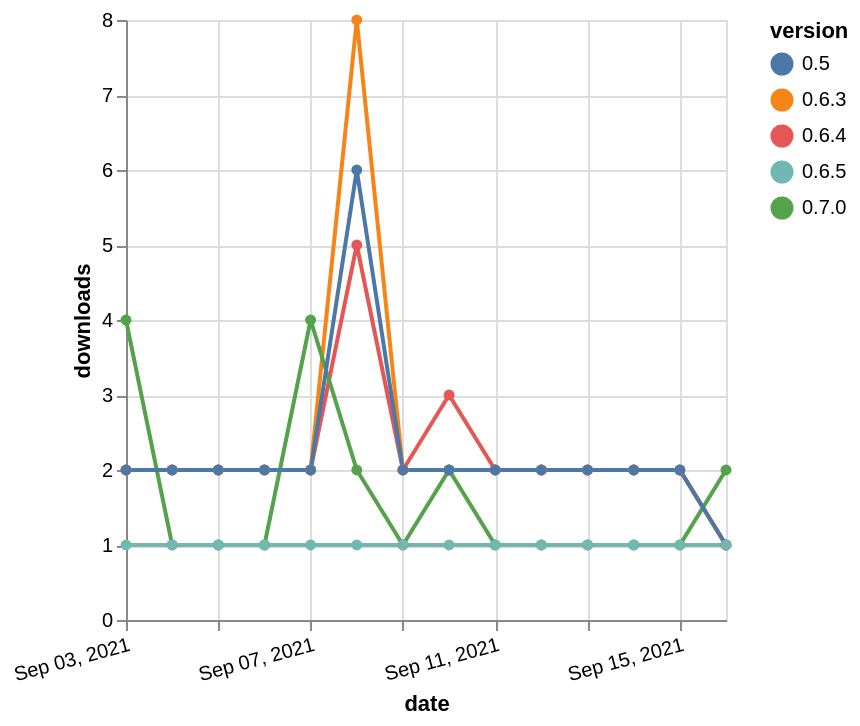

Express this chart as Vega-Lite.
### Vega-Lite specification from a JSON file in a GitHub repository (floating-point values rounded to 4 significant figures)
{"$schema": "https://vega.github.io/schema/vega-lite/v5.json", "description": "A simple bar chart with embedded data.", "data": {"values": [{"date": "2021-09-03", "total": 3103, "delta": 2, "version": "0.6.4"}, {"date": "2021-09-04", "total": 3105, "delta": 2, "version": "0.6.4"}, {"date": "2021-09-05", "total": 3107, "delta": 2, "version": "0.6.4"}, {"date": "2021-09-06", "total": 3109, "delta": 2, "version": "0.6.4"}, {"date": "2021-09-07", "total": 3111, "delta": 2, "version": "0.6.4"}, {"date": "2021-09-08", "total": 3116, "delta": 5, "version": "0.6.4"}, {"date": "2021-09-09", "total": 3118, "delta": 2, "version": "0.6.4"}, {"date": "2021-09-10", "total": 3121, "delta": 3, "version": "0.6.4"}, {"date": "2021-09-11", "total": 3123, "delta": 2, "version": "0.6.4"}, {"date": "2021-09-12", "total": 3125, "delta": 2, "version": "0.6.4"}, {"date": "2021-09-13", "total": 3127, "delta": 2, "version": "0.6.4"}, {"date": "2021-09-14", "total": 3129, "delta": 2, "version": "0.6.4"}, {"date": "2021-09-15", "total": 3131, "delta": 2, "version": "0.6.4"}, {"date": "2021-09-16", "total": 3132, "delta": 1, "version": "0.6.4"}, {"date": "2021-09-03", "total": 3048, "delta": 2, "version": "0.6.3"}, {"date": "2021-09-04", "total": 3050, "delta": 2, "version": "0.6.3"}, {"date": "2021-09-05", "total": 3052, "delta": 2, "version": "0.6.3"}, {"date": "2021-09-06", "total": 3054, "delta": 2, "version": "0.6.3"}, {"date": "2021-09-07", "total": 3056, "delta": 2, "version": "0.6.3"}, {"date": "2021-09-08", "total": 3064, "delta": 8, "version": "0.6.3"}, {"date": "2021-09-09", "total": 3066, "delta": 2, "version": "0.6.3"}, {"date": "2021-09-10", "total": 3068, "delta": 2, "version": "0.6.3"}, {"date": "2021-09-11", "total": 3070, "delta": 2, "version": "0.6.3"}, {"date": "2021-09-12", "total": 3072, "delta": 2, "version": "0.6.3"}, {"date": "2021-09-13", "total": 3074, "delta": 2, "version": "0.6.3"}, {"date": "2021-09-14", "total": 3076, "delta": 2, "version": "0.6.3"}, {"date": "2021-09-15", "total": 3078, "delta": 2, "version": "0.6.3"}, {"date": "2021-09-16", "total": 3079, "delta": 1, "version": "0.6.3"}, {"date": "2021-09-03", "total": 372, "delta": 4, "version": "0.7.0"}, {"date": "2021-09-04", "total": 373, "delta": 1, "version": "0.7.0"}, {"date": "2021-09-05", "total": 374, "delta": 1, "version": "0.7.0"}, {"date": "2021-09-06", "total": 375, "delta": 1, "version": "0.7.0"}, {"date": "2021-09-07", "total": 379, "delta": 4, "version": "0.7.0"}, {"date": "2021-09-08", "total": 381, "delta": 2, "version": "0.7.0"}, {"date": "2021-09-09", "total": 382, "delta": 1, "version": "0.7.0"}, {"date": "2021-09-10", "total": 384, "delta": 2, "version": "0.7.0"}, {"date": "2021-09-11", "total": 385, "delta": 1, "version": "0.7.0"}, {"date": "2021-09-12", "total": 386, "delta": 1, "version": "0.7.0"}, {"date": "2021-09-13", "total": 387, "delta": 1, "version": "0.7.0"}, {"date": "2021-09-14", "total": 388, "delta": 1, "version": "0.7.0"}, {"date": "2021-09-15", "total": 389, "delta": 1, "version": "0.7.0"}, {"date": "2021-09-16", "total": 391, "delta": 2, "version": "0.7.0"}, {"date": "2021-09-03", "total": 4810, "delta": 2, "version": "0.5"}, {"date": "2021-09-04", "total": 4812, "delta": 2, "version": "0.5"}, {"date": "2021-09-05", "total": 4814, "delta": 2, "version": "0.5"}, {"date": "2021-09-06", "total": 4816, "delta": 2, "version": "0.5"}, {"date": "2021-09-07", "total": 4818, "delta": 2, "version": "0.5"}, {"date": "2021-09-08", "total": 4824, "delta": 6, "version": "0.5"}, {"date": "2021-09-09", "total": 4826, "delta": 2, "version": "0.5"}, {"date": "2021-09-10", "total": 4828, "delta": 2, "version": "0.5"}, {"date": "2021-09-11", "total": 4830, "delta": 2, "version": "0.5"}, {"date": "2021-09-12", "total": 4832, "delta": 2, "version": "0.5"}, {"date": "2021-09-13", "total": 4834, "delta": 2, "version": "0.5"}, {"date": "2021-09-14", "total": 4836, "delta": 2, "version": "0.5"}, {"date": "2021-09-15", "total": 4838, "delta": 2, "version": "0.5"}, {"date": "2021-09-16", "total": 4839, "delta": 1, "version": "0.5"}, {"date": "2021-09-03", "total": 208, "delta": 1, "version": "0.6.5"}, {"date": "2021-09-04", "total": 209, "delta": 1, "version": "0.6.5"}, {"date": "2021-09-05", "total": 210, "delta": 1, "version": "0.6.5"}, {"date": "2021-09-06", "total": 211, "delta": 1, "version": "0.6.5"}, {"date": "2021-09-07", "total": 212, "delta": 1, "version": "0.6.5"}, {"date": "2021-09-08", "total": 213, "delta": 1, "version": "0.6.5"}, {"date": "2021-09-09", "total": 214, "delta": 1, "version": "0.6.5"}, {"date": "2021-09-10", "total": 215, "delta": 1, "version": "0.6.5"}, {"date": "2021-09-11", "total": 216, "delta": 1, "version": "0.6.5"}, {"date": "2021-09-12", "total": 217, "delta": 1, "version": "0.6.5"}, {"date": "2021-09-13", "total": 218, "delta": 1, "version": "0.6.5"}, {"date": "2021-09-14", "total": 219, "delta": 1, "version": "0.6.5"}, {"date": "2021-09-15", "total": 220, "delta": 1, "version": "0.6.5"}, {"date": "2021-09-16", "total": 221, "delta": 1, "version": "0.6.5"}]}, "width": "container", "mark": {"type": "line", "point": {"filled": true}}, "encoding": {"x": {"field": "date", "type": "temporal", "timeUnit": "yearmonthdate", "title": "date", "axis": {"labelAngle": -15}}, "y": {"field": "delta", "type": "quantitative", "title": "downloads"}, "color": {"field": "version", "type": "nominal"}, "tooltip": {"field": "delta"}}}
